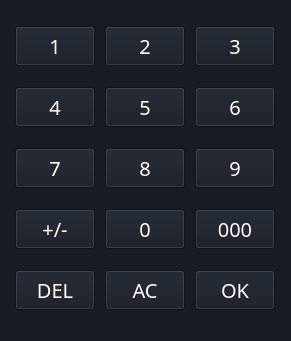
     <widget class="QWidget" name="widget_11" native="true">
      <property name="geometry">
       <rect>
        <x>720</x>
        <y>180</y>
        <width>291</width>
        <height>341</height>
       </rect>
      </property>
      <property name="styleSheet">
       <string notr="true">background-color:rgb(22, 27, 36);</string>
      </property>
      <layout class="QGridLayout" name="gridLayout_3">
       <item row="0" column="0">
        <widget class="QPushButton" name="num1Btn">
         <property name="sizePolicy">
          <sizepolicy hsizetype="Fixed" vsizetype="Fixed">
           <horstretch>0</horstretch>
           <verstretch>0</verstretch>
          </sizepolicy>
         </property>
         <property name="minimumSize">
          <size>
           <width>80</width>
           <height>40</height>
          </size>
         </property>
         <property name="maximumSize">
          <size>
           <width>80</width>
           <height>40</height>
          </size>
         </property>
         <property name="font">
          <font>
           <family>微软雅黑</family>
           <pointsize>15</pointsize>
          </font>
         </property>
         <property name="styleSheet">
          <string notr="true">background-color:rgb(22, 27, 36);
color:rgb(255, 255, 255);</string>
         </property>
         <property name="text">
          <string>1</string>
         </property>
        </widget>
       </item>
       <item row="0" column="1">
        <widget class="QPushButton" name="num2Btn">
         <property name="sizePolicy">
          <sizepolicy hsizetype="Fixed" vsizetype="Fixed">
           <horstretch>0</horstretch>
           <verstretch>0</verstretch>
          </sizepolicy>
         </property>
         <property name="minimumSize">
          <size>
           <width>80</width>
           <height>40</height>
          </size>
         </property>
         <property name="maximumSize">
          <size>
           <width>80</width>
           <height>40</height>
          </size>
         </property>
         <property name="font">
          <font>
           <family>微软雅黑</family>
           <pointsize>15</pointsize>
          </font>
         </property>
         <property name="styleSheet">
          <string notr="true">background-color:rgb(22, 27, 36);
color:rgb(255, 255, 255);</string>
         </property>
         <property name="text">
          <string>2</string>
         </property>
        </widget>
       </item>
       <item row="0" column="2">
        <widget class="QPushButton" name="num3Btn">
         <property name="sizePolicy">
          <sizepolicy hsizetype="Fixed" vsizetype="Fixed">
           <horstretch>0</horstretch>
           <verstretch>0</verstretch>
          </sizepolicy>
         </property>
         <property name="minimumSize">
          <size>
           <width>80</width>
           <height>40</height>
          </size>
         </property>
         <property name="maximumSize">
          <size>
           <width>80</width>
           <height>40</height>
          </size>
         </property>
         <property name="font">
          <font>
           <family>微软雅黑</family>
           <pointsize>15</pointsize>
          </font>
         </property>
         <property name="styleSheet">
          <string notr="true">background-color:rgb(22, 27, 36);
color:rgb(255, 255, 255);</string>
         </property>
         <property name="text">
          <string>3</string>
         </property>
        </widget>
       </item>
       <item row="1" column="0">
        <widget class="QPushButton" name="num4Btn">
         <property name="sizePolicy">
          <sizepolicy hsizetype="Fixed" vsizetype="Fixed">
           <horstretch>0</horstretch>
           <verstretch>0</verstretch>
          </sizepolicy>
         </property>
         <property name="minimumSize">
          <size>
           <width>80</width>
           <height>40</height>
          </size>
         </property>
         <property name="maximumSize">
          <size>
           <width>80</width>
           <height>40</height>
          </size>
         </property>
         <property name="font">
          <font>
           <family>微软雅黑</family>
           <pointsize>15</pointsize>
          </font>
         </property>
         <property name="styleSheet">
          <string notr="true">background-color:rgb(22, 27, 36);
color:rgb(255, 255, 255);</string>
         </property>
         <property name="text">
          <string>4</string>
         </property>
        </widget>
       </item>
       <item row="1" column="1">
        <widget class="QPushButton" name="num5Btn">
         <property name="sizePolicy">
          <sizepolicy hsizetype="Fixed" vsizetype="Fixed">
           <horstretch>0</horstretch>
           <verstretch>0</verstretch>
          </sizepolicy>
         </property>
         <property name="minimumSize">
          <size>
           <width>80</width>
           <height>40</height>
          </size>
         </property>
         <property name="maximumSize">
          <size>
           <width>80</width>
           <height>40</height>
          </size>
         </property>
         <property name="font">
          <font>
           <family>微软雅黑</family>
           <pointsize>15</pointsize>
          </font>
         </property>
         <property name="styleSheet">
          <string notr="true">background-color:rgb(22, 27, 36);
color:rgb(255, 255, 255);</string>
         </property>
         <property name="text">
          <string>5</string>
         </property>
        </widget>
       </item>
       <item row="1" column="2">
        <widget class="QPushButton" name="num6Btn">
         <property name="sizePolicy">
          <sizepolicy hsizetype="Fixed" vsizetype="Fixed">
           <horstretch>0</horstretch>
           <verstretch>0</verstretch>
          </sizepolicy>
         </property>
         <property name="minimumSize">
          <size>
           <width>80</width>
           <height>40</height>
          </size>
         </property>
         <property name="maximumSize">
          <size>
           <width>80</width>
           <height>40</height>
          </size>
         </property>
         <property name="font">
          <font>
           <family>微软雅黑</family>
           <pointsize>15</pointsize>
          </font>
         </property>
         <property name="styleSheet">
          <string notr="true">background-color:rgb(22, 27, 36);
color:rgb(255, 255, 255);</string>
         </property>
         <property name="text">
          <string>6</string>
         </property>
        </widget>
       </item>
       <item row="2" column="0">
        <widget class="QPushButton" name="num7Btn">
         <property name="sizePolicy">
          <sizepolicy hsizetype="Fixed" vsizetype="Fixed">
           <horstretch>0</horstretch>
           <verstretch>0</verstretch>
          </sizepolicy>
         </property>
         <property name="minimumSize">
          <size>
           <width>80</width>
           <height>40</height>
          </size>
         </property>
         <property name="maximumSize">
          <size>
           <width>80</width>
           <height>40</height>
          </size>
         </property>
         <property name="font">
          <font>
           <family>微软雅黑</family>
           <pointsize>15</pointsize>
          </font>
         </property>
         <property name="styleSheet">
          <string notr="true">background-color:rgb(22, 27, 36);
color:rgb(255, 255, 255);</string>
         </property>
         <property name="text">
          <string>7</string>
         </property>
        </widget>
       </item>
       <item row="2" column="1">
        <widget class="QPushButton" name="num8Btn">
         <property name="sizePolicy">
          <sizepolicy hsizetype="Fixed" vsizetype="Fixed">
           <horstretch>0</horstretch>
           <verstretch>0</verstretch>
          </sizepolicy>
         </property>
         <property name="minimumSize">
          <size>
           <width>80</width>
           <height>40</height>
          </size>
         </property>
         <property name="maximumSize">
          <size>
           <width>80</width>
           <height>40</height>
          </size>
         </property>
         <property name="font">
          <font>
           <family>微软雅黑</family>
           <pointsize>15</pointsize>
          </font>
         </property>
         <property name="styleSheet">
          <string notr="true">background-color:rgb(22, 27, 36);
color:rgb(255, 255, 255);</string>
         </property>
         <property name="text">
          <string>8</string>
         </property>
        </widget>
       </item>
       <item row="2" column="2">
        <widget class="QPushButton" name="num9Btn">
         <property name="minimumSize">
          <size>
           <width>80</width>
           <height>40</height>
          </size>
         </property>
         <property name="maximumSize">
          <size>
           <width>80</width>
           <height>40</height>
          </size>
         </property>
         <property name="font">
          <font>
           <family>微软雅黑</family>
           <pointsize>15</pointsize>
          </font>
         </property>
         <property name="styleSheet">
          <string notr="true">background-color:rgb(22, 27, 36);
color:rgb(255, 255, 255);</string>
         </property>
         <property name="text">
          <string>9</string>
         </property>
        </widget>
       </item>
       <item row="3" column="0">
        <widget class="QPushButton" name="negativeBtn">
         <property name="sizePolicy">
          <sizepolicy hsizetype="Fixed" vsizetype="Fixed">
           <horstretch>0</horstretch>
           <verstretch>0</verstretch>
          </sizepolicy>
         </property>
         <property name="minimumSize">
          <size>
           <width>80</width>
           <height>40</height>
          </size>
         </property>
         <property name="maximumSize">
          <size>
           <width>80</width>
           <height>40</height>
          </size>
         </property>
         <property name="font">
          <font>
           <family>微软雅黑</family>
           <pointsize>15</pointsize>
          </font>
         </property>
         <property name="styleSheet">
          <string notr="true">background-color:rgb(22, 27, 36);
color:rgb(255, 255, 255);</string>
         </property>
         <property name="text">
          <string>+/-</string>
         </property>
        </widget>
       </item>
       <item row="3" column="1">
        <widget class="QPushButton" name="num0Btn">
         <property name="sizePolicy">
          <sizepolicy hsizetype="Fixed" vsizetype="Fixed">
           <horstretch>0</horstretch>
           <verstretch>0</verstretch>
          </sizepolicy>
         </property>
         <property name="minimumSize">
          <size>
           <width>80</width>
           <height>40</height>
          </size>
         </property>
         <property name="maximumSize">
          <size>
           <width>80</width>
           <height>40</height>
          </size>
         </property>
         <property name="font">
          <font>
           <family>微软雅黑</family>
           <pointsize>15</pointsize>
          </font>
         </property>
         <property name="styleSheet">
          <string notr="true">background-color:rgb(22, 27, 36);
color:rgb(255, 255, 255);</string>
         </property>
         <property name="text">
          <string>0</string>
         </property>
        </widget>
       </item>
       <item row="3" column="2">
        <widget class="QPushButton" name="num000Btn">
         <property name="sizePolicy">
          <sizepolicy hsizetype="Fixed" vsizetype="Fixed">
           <horstretch>0</horstretch>
           <verstretch>0</verstretch>
          </sizepolicy>
         </property>
         <property name="minimumSize">
          <size>
           <width>80</width>
           <height>40</height>
          </size>
         </property>
         <property name="maximumSize">
          <size>
           <width>80</width>
           <height>40</height>
          </size>
         </property>
         <property name="font">
          <font>
           <family>微软雅黑</family>
           <pointsize>15</pointsize>
          </font>
         </property>
         <property name="styleSheet">
          <string notr="true">background-color:rgb(22, 27, 36);
color:rgb(255, 255, 255);</string>
         </property>
         <property name="text">
          <string>000</string>
         </property>
        </widget>
       </item>
       <item row="4" column="0">
        <widget class="QPushButton" name="delBtn">
         <property name="sizePolicy">
          <sizepolicy hsizetype="Fixed" vsizetype="Fixed">
           <horstretch>0</horstretch>
           <verstretch>0</verstretch>
          </sizepolicy>
         </property>
         <property name="minimumSize">
          <size>
           <width>80</width>
           <height>40</height>
          </size>
         </property>
         <property name="maximumSize">
          <size>
           <width>80</width>
           <height>40</height>
          </size>
         </property>
         <property name="font">
          <font>
           <family>微软雅黑</family>
           <pointsize>15</pointsize>
          </font>
         </property>
         <property name="styleSheet">
          <string notr="true">background-color:rgb(22, 27, 36);
color:rgb(255, 255, 255);</string>
         </property>
         <property name="text">
          <string>DEL</string>
         </property>
        </widget>
       </item>
       <item row="4" column="1">
        <widget class="QPushButton" name="acBtn">
         <property name="sizePolicy">
          <sizepolicy hsizetype="Fixed" vsizetype="Fixed">
           <horstretch>0</horstretch>
           <verstretch>0</verstretch>
          </sizepolicy>
         </property>
         <property name="minimumSize">
          <size>
           <width>80</width>
           <height>40</height>
          </size>
         </property>
         <property name="maximumSize">
          <size>
           <width>80</width>
           <height>40</height>
          </size>
         </property>
         <property name="font">
          <font>
           <family>微软雅黑</family>
           <pointsize>15</pointsize>
          </font>
         </property>
         <property name="styleSheet">
          <string notr="true">background-color:rgb(22, 27, 36);
color:rgb(255, 255, 255);</string>
         </property>
         <property name="text">
          <string>AC</string>
         </property>
        </widget>
       </item>
       <item row="4" column="2">
        <widget class="QPushButton" name="okBtn">
         <property name="sizePolicy">
          <sizepolicy hsizetype="Fixed" vsizetype="Fixed">
           <horstretch>0</horstretch>
           <verstretch>0</verstretch>
          </sizepolicy>
         </property>
         <property name="minimumSize">
          <size>
           <width>80</width>
           <height>40</height>
          </size>
         </property>
         <property name="maximumSize">
          <size>
           <width>80</width>
           <height>40</height>
          </size>
         </property>
         <property name="font">
          <font>
           <family>微软雅黑</family>
           <pointsize>15</pointsize>
          </font>
         </property>
         <property name="styleSheet">
          <string notr="true">background-color:rgb(22, 27, 36);
color:rgb(255, 255, 255);</string>
         </property>
         <property name="text">
          <string>OK</string>
         </property>
        </widget>
       </item>
      </layout>
     </widget>
